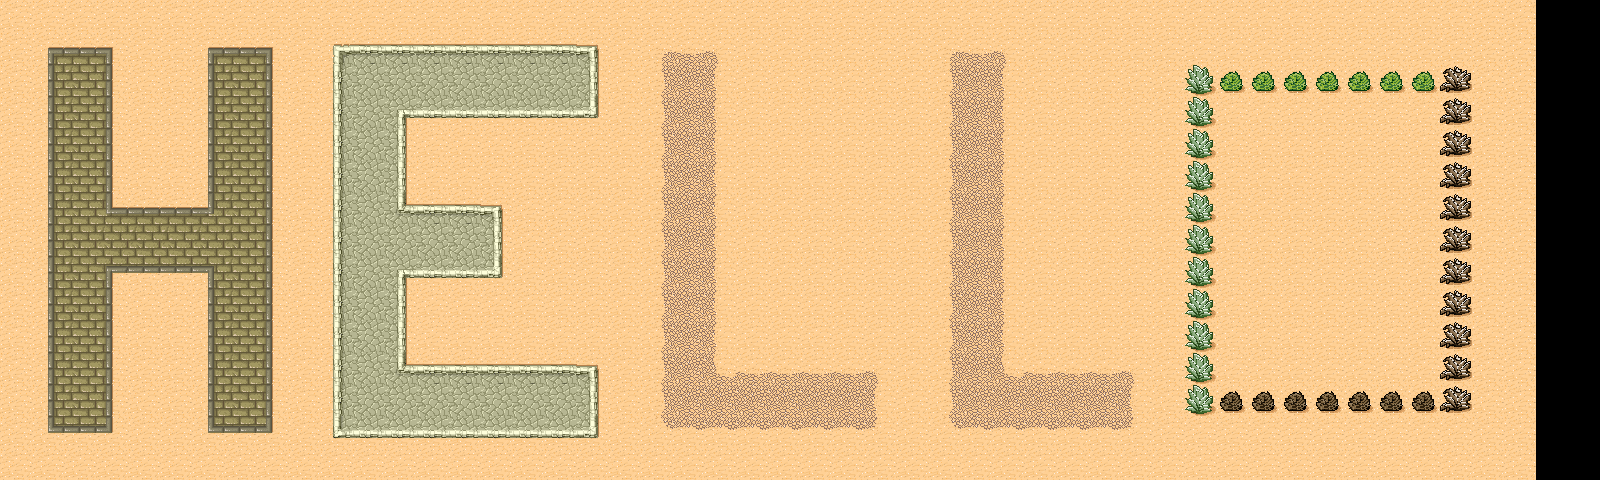

Below is a game level as drawn by its tile map, then a one-line description and the .tmx that defines it (tile-layer data replaced by summaries):
An orthogonal 50x15 tile map with 32x32 px tiles, 1 tile layer (Capa de Patrones 1).

<map version="1.0" tiledversion="1.0.1" orientation="orthogonal" renderorder="right-down" width="50" height="15" tilewidth="32" tileheight="32" nextobjectid="1">
 <tileset firstgid="1" name="Desert" tilewidth="32" tileheight="32" spacing="1" margin="1" tilecount="48" columns="8">
  <image source="tmw_desert_spacing.png" width="265" height="199" />
  <terraintypes>
   <terrain name="Bricks" tile="9" />
   <terrain name="Rocks" tile="33" />
   <terrain name="Dirt" tile="14" />
   <terrain name="Desert" tile="29" />
  </terraintypes>
  <tile id="0" terrain="3,3,3,0" />
  <tile id="1" terrain="3,3,0,0" />
  <tile id="2" terrain="3,3,0,3" />
  <tile id="3" terrain="2,2,2,3" />
  <tile id="4" terrain="2,2,3,2" />
  <tile id="5" terrain="3,3,3,2" />
  <tile id="6" terrain="3,3,2,2" />
  <tile id="7" terrain="3,3,2,3" />
  <tile id="8" terrain="3,0,3,0" />
  <tile id="9" terrain="0,0,0,0" />
  <tile id="10" terrain="0,3,0,3" />
  <tile id="11" terrain="2,3,2,2" />
  <tile id="12" terrain="3,2,2,2" />
  <tile id="13" terrain="3,2,3,2" />
  <tile id="14" terrain="2,2,2,2" />
  <tile id="15" terrain="2,3,2,3" />
  <tile id="16" terrain="3,0,3,3" />
  <tile id="17" terrain="0,0,3,3" />
  <tile id="18" terrain="0,3,3,3" />
  <tile id="19" terrain="0,0,0,3" />
  <tile id="20" terrain="0,0,3,0" />
  <tile id="21" terrain="3,2,3,3" />
  <tile id="22" terrain="2,2,3,3" />
  <tile id="23" terrain="2,3,3,3" />
  <tile id="24" terrain="3,3,3,1" />
  <tile id="25" terrain="3,3,1,1" />
  <tile id="26" terrain="3,3,1,3" />
  <tile id="27" terrain="0,3,0,0" />
  <tile id="28" terrain="3,0,0,0" />
  <tile id="29" terrain="3,3,3,3" />
  <tile id="32" terrain="3,1,3,1" />
  <tile id="33" terrain="1,1,1,1" />
  <tile id="34" terrain="1,3,1,3" />
  <tile id="35" terrain="1,1,1,3" />
  <tile id="36" terrain="1,1,3,1" />
  <tile id="40" terrain="3,1,3,3" />
  <tile id="41" terrain="1,1,3,3" />
  <tile id="42" terrain="1,3,3,3" />
  <tile id="43" terrain="1,3,1,1" />
  <tile id="44" terrain="3,1,1,1" />
 </tileset>
 <layer name="Capa de Patrones 1" width="50" height="15">
  <data>[750 cells, 720 non-empty, 39 distinct tile ids]</data>
 </layer>
</map>
